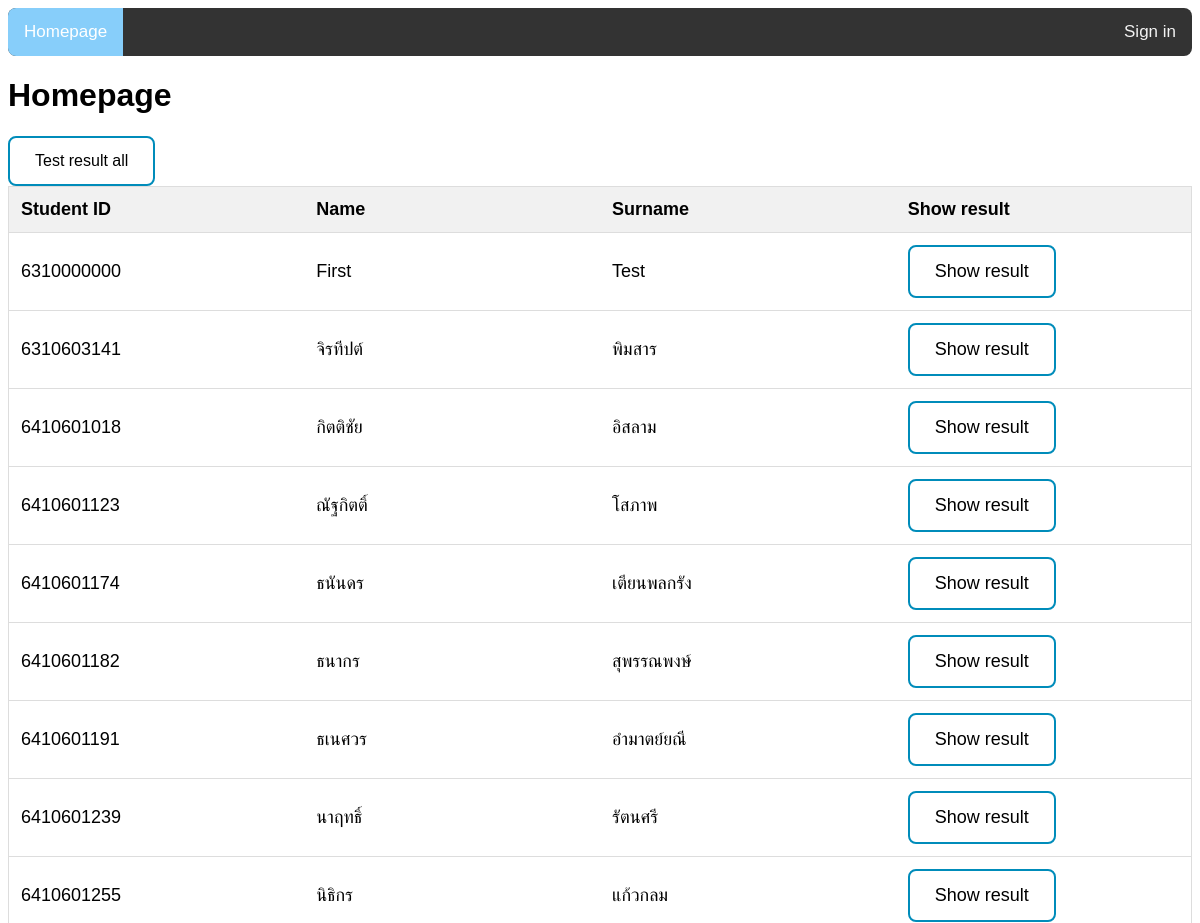
/ (upper part), run on an earlier commit of the app's database.
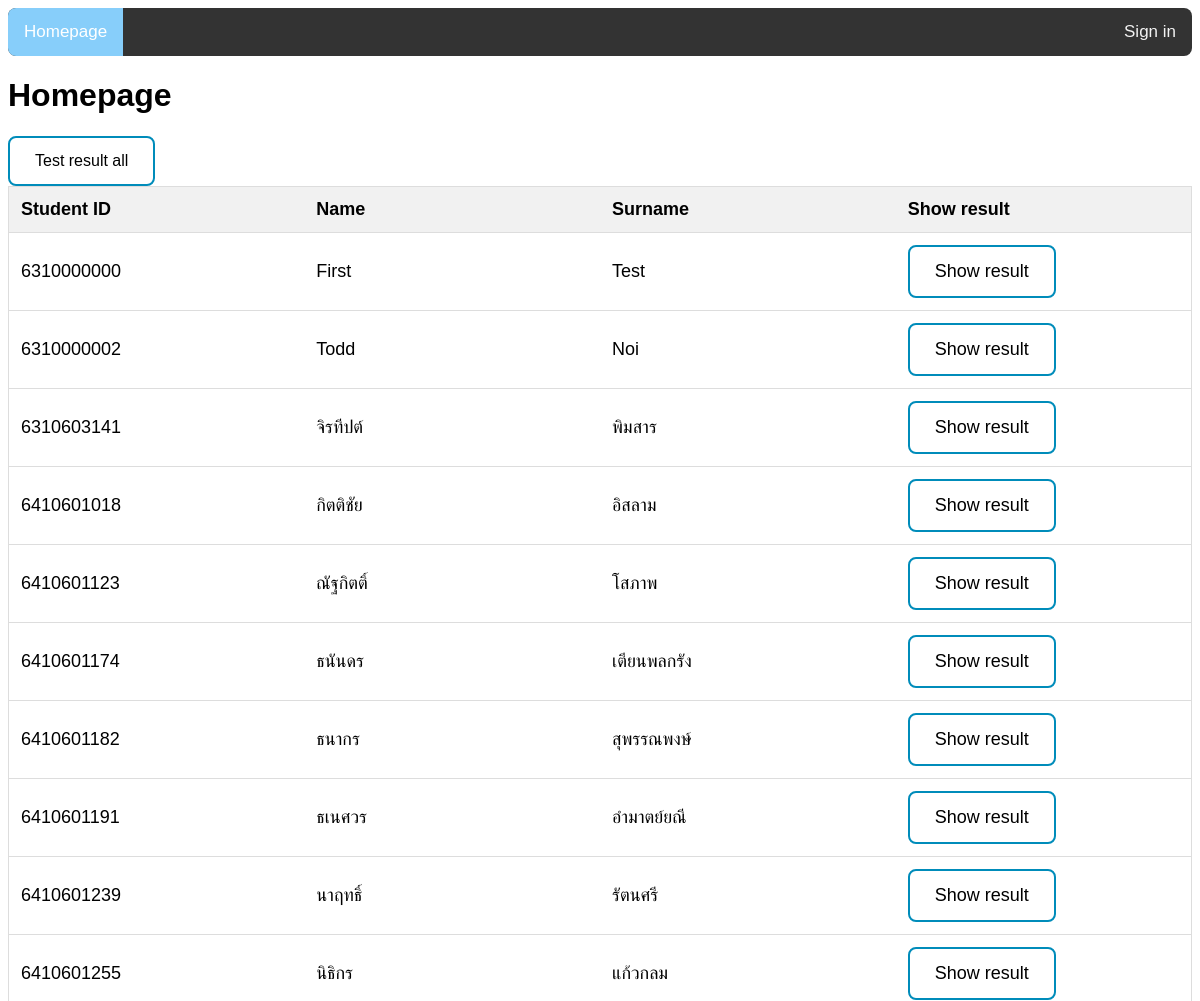
And on a later commit of the database.
### myapp/models.py (models this page shows, shortened)
class Person(models.Model):
    student_id = models.CharField(max_length=20, primary_key=True)
    name = models.CharField(max_length=100)
    surname = models.CharField(max_length=100)
    student_type = models.CharField(max_length=100, blank=True, null=True)
    date = models.DateField(auto_now_add=True)

### myapp/views.py (the view)
# urls.py: path('', views.home),
def home(request):
    all_person = Person.objects.all().order_by('student_id')
    return render(request, "home.html", {"all_person":all_person})

### myapp/templates/home.html (shortened to what this page needs)
{% extends "base.html" %}
{% block content %}
    <h1>Homepage</h1>
    {% if user.is_authenticated %}
        <div>
          <a class="addStd" href="/add_user">Add student</a>
          <a class="showButton" href="/upload_csv">Upload CSV</a>
          <a class="testresultButton" href="/test_result_all">Test result all</a>
        </div>
        <input type="text" id="myInput" onkeyup="SearchFunction()" placeholder="Search for student ID.." title="Type in a number">
        <table id="myTable">
            <thead>
                <tr class="header">
                    <th>Student ID</th>
                    <th>Name</th>
                    <th>Surname</th>
                    <th>Control</th>
                    <th>Show result</th>
                    <th>Edit</th>
                </tr>
            </thead>
            <tbody>
                {% for person in all_person %}
                    <tr>
                        <td>{{person.student_id}}</td>
                        <td>{{person.name}}</td>
                        <td>{{person.surname}}</td>
                        <td><a class="showButton" href="test_control/{{person.student_id}}">Control</a></td>
                        <td><a class="showButton" href="test_result/{{person.student_id}}">Show result</a></td>
                        <td>
                          <a class="edit" href="edit_user/{{person.student_id}}">Edit</a>
                          <a class="delete_user" href="delete_user/{{person.student_id}}" onclick="return confirm('คุณต้องการลบ {{person.student_id}} {{person.name}} หรือไม่?')">Delete</a>
                        </td>
                    </tr>
                {% endfor %}
            </tbody>
        </table>
    {% else %}
        <div>
            <a class="showButton" href="/test_result_all">Test result all</a>
        </div>
        <table id="myTable">
            <thead>
                <tr class="header">
                    <th>Student ID</th>
                    <th>Name</th>
                    <th>Surname</th>
                    <th>Show result</th>
                </tr>
            </thead>
            <tbody>
                {% for person in all_person %}
                    <tr>
                        <td>{{person.student_id}}</td>
                        <td>{{person.name}}</td>
                        <td>{{person.surname}}</td>
                        <td><a class="showButton" href="test_result/{{person.student_id}}">Show result</a></td>
                    </tr>
                {% endfor %}
            </tbody>
        </table>
    {% endif %}
{% endblock %}

What changed in the data, as far as the page shows it:
added Person: student_id "6310000002", name "Todd", surname "Noi"
